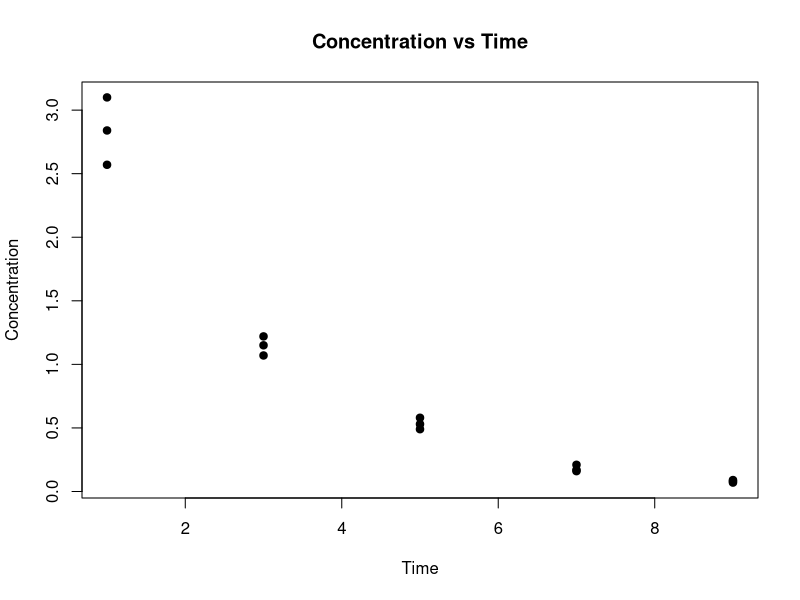

Here is the R script that generated this plot:
## ---- chunk 1
my.data = read.table("chemistry.txt", header = T)
my.data
## ---- chunk 2
plot(x = my.data$Hours, y = my.data$Conc, pch = 19,
     main = "Concentration vs Time", xlab = "Time", ylab = "Concentration")
## ---- chunk 3
my.full.reg <- lm(Conc ~ Hours, data = my.data)
my.reduced.reg <- lm(Conc ~ 1, data = my.data)
anova(my.reduced.reg, my.full.reg)
